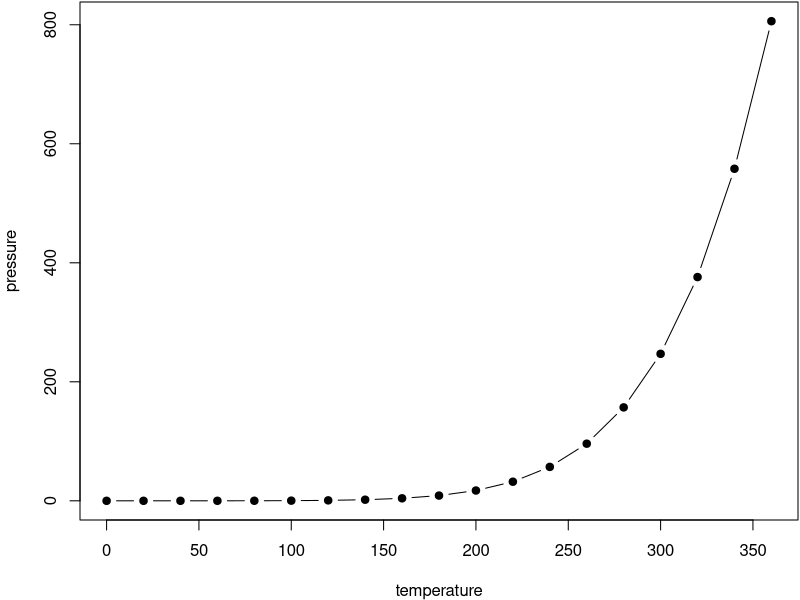
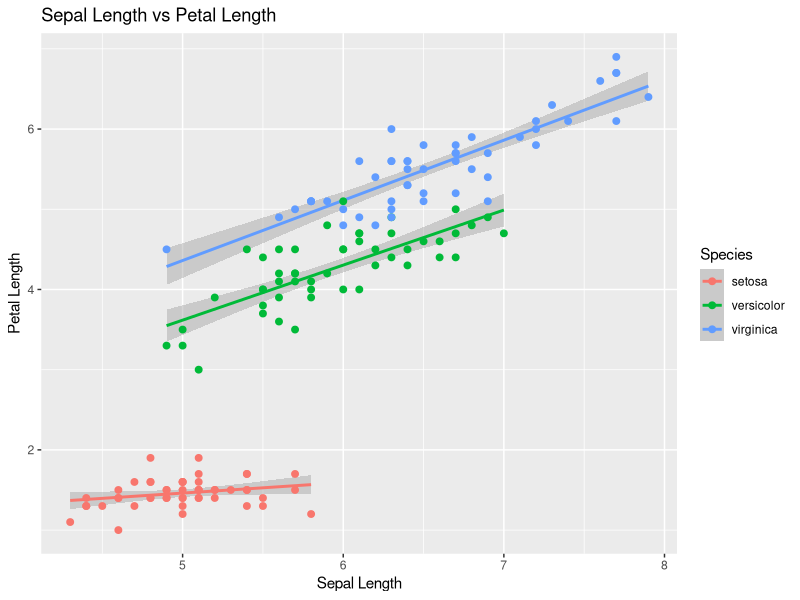

Source code (R) for these figures, in order: (Note: this script raises an error after producing the figures.)
## ---- chunk 1
par(mar = c(4, 4, .1, .1))
plot(pressure, type = 'b', pch = 19)
## ---- chunk 2
# Predictor vs Criterion {ggplot2} - separate regression lines
gp = ggplot2::ggplot(data=iris, 
ggplot2::aes(x=Sepal.Length,
y=Petal.Length,
colour=Species)) + 
ggplot2::geom_smooth(method=lm) + 
ggplot2::geom_point(size = 2) +
ggplot2::ggtitle("Sepal Length vs Petal Length") +
ggplot2::xlab("Sepal Length") + ggplot2::ylab("Petal Length")
#
print(gp)
## ---- chunk 3
knitr::kable(
  head(iris, 20), caption = 'En tabell.',
  booktabs = TRUE
)
## ---- chunk 4
#print("Table {02-06-1-1}")
#knitr::kable(
#  data.frame(col_a=c("a","b","c"), col_b=c(1,2,3), col_c=c(45:47)),
#  caption = 'This is a test table.',
#  booktabs=TRUE
#)
## ---- chunk 5
knitr::include_graphics("../fig/model.png")
## ---- chunk 6
library(dplyr)
dt = tibble::tribble(
~"minst objektiv",~"mindre objektiv",~"mer objektiv",~"mest objektiv",
"attitydfrågor","beteendefrågor","voluntär respons","involuntär respons"
)
#
knitr::kable(dt,
caption='Mätinstrument och objektivitet i mätdata',
booktabs=TRUE
)# %>% 
#kableExtra::add_header_above(c("enkätdata"=2, "fysiologisk data"=2)) %>%
#kableExtra::add_header_above(c("mätinstrument"=4))
## ---- chunk 7
dt = tibble::tribble(
~"Deltagare",~"Stimulus 1",~"Stimulus 2",~"Stimulus 3",
"Deltagare 1 >","Kontroll","Behandling A","Behandling B",
"Deltagare-2->","Behandling-A","Kontroll","Behandling-B",
"Deltagare-3->","Behandling-B","Behandling-A","Kontroll",
"...","...", "...", "..."
)
knitr::kable(dt,
caption='Tabell tab07.5.2-01',
booktabs=TRUE)
